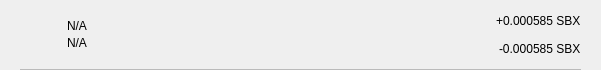
<?xml version="1.0" encoding="UTF-8"?>
<ui version="4.0">
 <class>TxRow</class>
 <widget class="QWidget" name="TxRow">
  <property name="geometry">
   <rect>
    <x>0</x>
    <y>0</y>
    <width>601</width>
    <height>70</height>
   </rect>
  </property>
  <property name="minimumSize">
   <size>
    <width>0</width>
    <height>40</height>
   </size>
  </property>
  <property name="windowTitle">
   <string>Form</string>
  </property>
  <layout class="QVBoxLayout" name="verticalLayout_3">
   <property name="spacing">
    <number>0</number>
   </property>
   <property name="leftMargin">
    <number>0</number>
   </property>
   <property name="topMargin">
    <number>0</number>
   </property>
   <property name="rightMargin">
    <number>0</number>
   </property>
   <property name="bottomMargin">
    <number>0</number>
   </property>
   <item>
    <widget class="QWidget" name="rowContainer" native="true">
     <layout class="QVBoxLayout" name="verticalLayout_2">
      <property name="spacing">
       <number>9</number>
      </property>
      <property name="leftMargin">
       <number>20</number>
      </property>
      <property name="topMargin">
       <number>9</number>
      </property>
      <property name="rightMargin">
       <number>20</number>
      </property>
      <property name="bottomMargin">
       <number>0</number>
      </property>
      <item>
       <widget class="QFrame" name="frame">
        <property name="styleSheet">
         <string notr="true">border:none;</string>
        </property>
        <property name="frameShape">
         <enum>QFrame::StyledPanel</enum>
        </property>
        <property name="frameShadow">
         <enum>QFrame::Raised</enum>
        </property>
        <layout class="QHBoxLayout" name="horizontalLayout" stretch="0,2,0">
         <property name="leftMargin">
          <number>0</number>
         </property>
         <property name="topMargin">
          <number>0</number>
         </property>
         <property name="rightMargin">
          <number>0</number>
         </property>
         <property name="bottomMargin">
          <number>0</number>
         </property>
         <item>
          <widget class="QPushButton" name="icon">
           <property name="focusPolicy">
            <enum>Qt::NoFocus</enum>
           </property>
           <property name="styleSheet">
            <string notr="true">border:none;</string>
           </property>
           <property name="text">
            <string/>
           </property>
           <property name="iconSize">
            <size>
             <width>28</width>
             <height>28</height>
            </size>
           </property>
          </widget>
         </item>
         <item>
          <layout class="QVBoxLayout" name="verticalLayout">
           <property name="spacing">
            <number>3</number>
           </property>
           <property name="leftMargin">
            <number>9</number>
           </property>
           <item>
            <widget class="QLabel" name="lblAddress">
             <property name="styleSheet">
              <string notr="true"/>
             </property>
             <property name="text">
              <string notr="true">N/A</string>
             </property>
             <property name="alignment">
              <set>Qt::AlignBottom|Qt::AlignLeading|Qt::AlignLeft</set>
             </property>
            </widget>
           </item>
           <item>
            <widget class="QLabel" name="lblDate">
             <property name="styleSheet">
              <string notr="true"/>
             </property>
             <property name="text">
              <string notr="true">N/A</string>
             </property>
             <property name="alignment">
              <set>Qt::AlignLeading|Qt::AlignLeft|Qt::AlignTop</set>
             </property>
            </widget>
           </item>
          </layout>
         </item>
         <item>
          <widget class="QWidget" name="containerAmounts" native="true">
           <property name="minimumSize">
            <size>
             <width>80</width>
             <height>0</height>
            </size>
           </property>
           <layout class="QVBoxLayout" name="verticalLayout_4">
            <property name="leftMargin">
             <number>0</number>
            </property>
            <property name="topMargin">
             <number>0</number>
            </property>
            <property name="rightMargin">
             <number>0</number>
            </property>
            <property name="bottomMargin">
             <number>0</number>
            </property>
            <item alignment="Qt::AlignRight">
             <widget class="QLabel" name="lblAmountTop">
              <property name="styleSheet">
               <string notr="true"/>
              </property>
              <property name="text">
               <string>+0.000585 SBX</string>
              </property>
             </widget>
            </item>
            <item alignment="Qt::AlignRight">
             <widget class="QLabel" name="lblAmountBottom">
              <property name="styleSheet">
               <string notr="true"/>
              </property>
              <property name="text">
               <string>-0.000585 SBX</string>
              </property>
             </widget>
            </item>
           </layout>
          </widget>
         </item>
        </layout>
       </widget>
      </item>
      <item>
       <widget class="QLabel" name="lblDivisory">
        <property name="minimumSize">
         <size>
          <width>0</width>
          <height>1</height>
         </size>
        </property>
        <property name="maximumSize">
         <size>
          <width>16777215</width>
          <height>1</height>
         </size>
        </property>
        <property name="styleSheet">
         <string notr="true">background-color:#bababa;</string>
        </property>
        <property name="text">
         <string/>
        </property>
        <property name="alignment">
         <set>Qt::AlignBottom|Qt::AlignLeading|Qt::AlignLeft</set>
        </property>
       </widget>
      </item>
     </layout>
    </widget>
   </item>
  </layout>
 </widget>
 <resources/>
 <connections/>
</ui>
